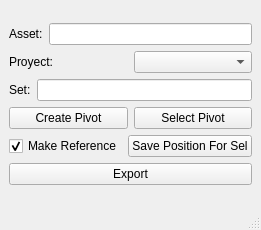
<?xml version="1.0" encoding="UTF-8"?>
<ui version="4.0">
 <class>exporterUI</class>
 <widget class="QMainWindow" name="exporterUI">
  <property name="geometry">
   <rect>
    <x>0</x>
    <y>0</y>
    <width>241</width>
    <height>230</height>
   </rect>
  </property>
  <property name="windowTitle">
   <string>Model Exporter</string>
  </property>
  <widget class="QWidget" name="centralwidget">
   <layout class="QGridLayout" name="gridLayout">
    <item row="0" column="0">
     <layout class="QVBoxLayout" name="verticalLayout">
      <item>
       <layout class="QHBoxLayout" name="horizontalLayout">
        <item>
         <widget class="QLabel" name="label">
          <property name="text">
           <string>Asset:</string>
          </property>
         </widget>
        </item>
        <item>
         <widget class="QLineEdit" name="assetName_le"/>
        </item>
       </layout>
      </item>
      <item>
       <layout class="QHBoxLayout" name="horizontalLayout_2">
        <item>
         <widget class="QLabel" name="label_2">
          <property name="text">
           <string>Proyect:</string>
          </property>
         </widget>
        </item>
        <item>
         <widget class="QComboBox" name="projects_cb"/>
        </item>
       </layout>
      </item>
      <item>
       <layout class="QHBoxLayout" name="horizontalLayout_3">
        <item>
         <widget class="QLabel" name="label_3">
          <property name="text">
           <string>Set:</string>
          </property>
         </widget>
        </item>
        <item>
         <widget class="QLineEdit" name="setName_le"/>
        </item>
       </layout>
      </item>
      <item>
       <layout class="QHBoxLayout" name="horizontalLayout_4">
        <item>
         <widget class="QPushButton" name="createPivot_btn">
          <property name="text">
           <string>Create Pivot</string>
          </property>
         </widget>
        </item>
        <item>
         <widget class="QPushButton" name="selectPivot_btn">
          <property name="text">
           <string>Select Pivot</string>
          </property>
         </widget>
        </item>
       </layout>
      </item>
      <item>
       <layout class="QHBoxLayout" name="horizontalLayout_5">
        <item>
         <widget class="QCheckBox" name="referenced_cbx">
          <property name="text">
           <string>Make Reference</string>
          </property>
          <property name="checked">
           <bool>true</bool>
          </property>
         </widget>
        </item>
        <item>
         <widget class="QPushButton" name="savePosition_btn">
          <property name="text">
           <string>Save Position For Sel</string>
          </property>
         </widget>
        </item>
       </layout>
      </item>
      <item>
       <widget class="QPushButton" name="export_btn">
        <property name="text">
         <string>Export</string>
        </property>
       </widget>
      </item>
     </layout>
    </item>
   </layout>
  </widget>
  <widget class="QMenuBar" name="menubar">
   <property name="geometry">
    <rect>
     <x>0</x>
     <y>0</y>
     <width>241</width>
     <height>21</height>
    </rect>
   </property>
  </widget>
  <widget class="QStatusBar" name="statusbar"/>
 </widget>
 <resources/>
 <connections/>
</ui>
